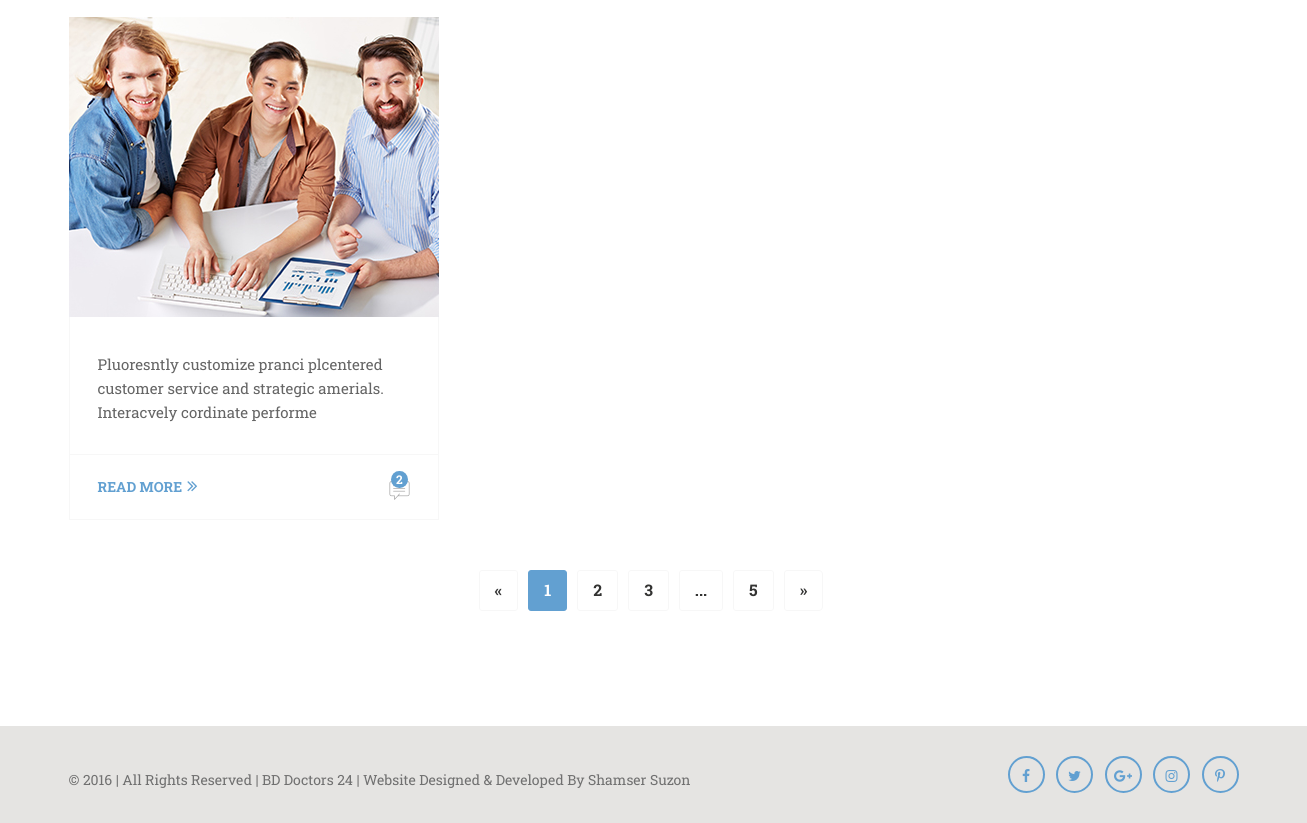
Page /archive.php (lower part) on the earlier database version.
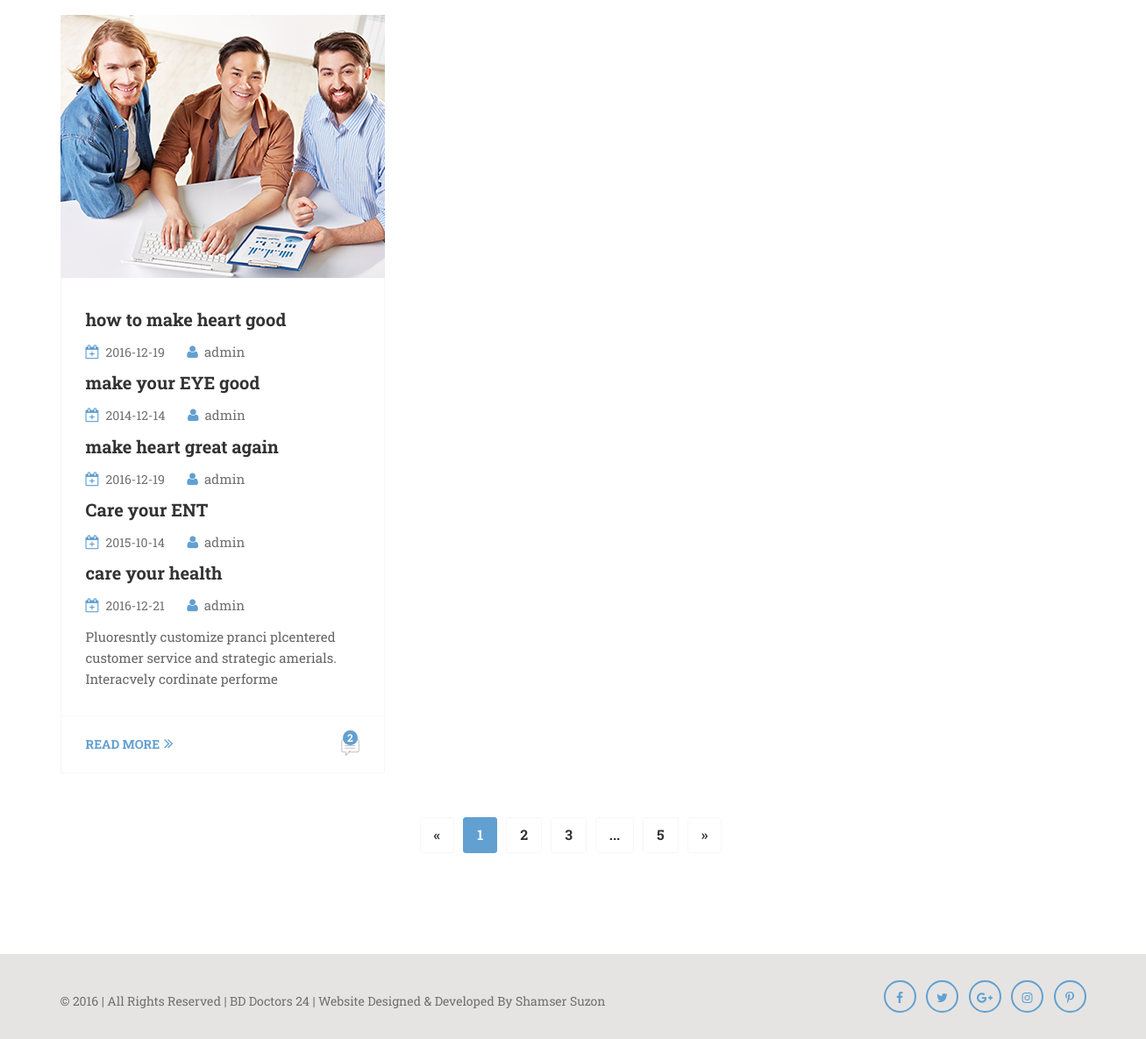
Same page on the later database version.
### tables this page shows
CREATE TABLE IF NOT EXISTS `blog` (
  `id` int(10) NOT NULL AUTO_INCREMENT,
  `post_by` varchar(100) DEFAULT NULL,
  `b_title` varchar(10000) DEFAULT NULL,
  `short_note` mediumtext NOT NULL,
  `m_content` text,
  `category` varchar(100) DEFAULT NULL,
  `f_image` varchar(100) NOT NULL,
  `date` varchar(100) DEFAULT NULL,
  `time` varchar(100) DEFAULT NULL,
  PRIMARY KEY (`id`)
);

### archive.php (the view, shortened to what this page needs)
<!doctype html>
<html class="no-js" lang="en">
<?php include ('connection.php');
extract($_POST);
extract($_GET);
?>
<head>
        <link rel="stylesheet" href="assets/css/normalize.css">
        <link rel="stylesheet" href="assets/css/main.css">
        <link rel="stylesheet" href="assets/css/bootstrap.min.css">
		<link rel="stylesheet" href="assets/font/flaticon.css">
		<link rel="stylesheet" href="assets/css/font-awesome.min.css">
		<link rel="stylesheet" href="assets/css/camera.css">
		<link rel="stylesheet" href="assets/css/animate.css">
		<link rel="stylesheet" href="assets/css/jquery.fancybox.css">
		<link rel="stylesheet" href="assets/css/swiper.min.css" />
		<link rel="stylesheet" href="assets/css/jquery.nstSlider.css" />
		<link rel="stylesheet" href="assets/css/flexslider.css" />
		<link rel="stylesheet" href="assets/css/style.css" />
		<link rel="stylesheet" href="assets/css/responsive.css" />
    </head>
    <body>
		<section class="section home-blog-section single-blog-page">
			<div class="container">
				<div class="row">
					<div class="row">
						<div class="col-sm-4 col-xs-12">
							<div class="single-blog-box">
								<div class="single-blog-box-img">
									<a href="blog-single-page.php"><img src="images/home-blog-one.jpg" alt="" /></a>
								</div>
								<div class="blog-content">
                                    <?php
                                    $sql="select * from blog WHERE date like '%$yr%'";
                                    $result=mysqli_query($con,$sql);
                                    while ($row=mysqli_fetch_array($result)) {
                                        ?>
                                        <h3><a href="blog-single-page.php?id=<?php echo $row['id']?>"><?php echo $row['b_title'] ?> </a></h3>
                                        <div class="post-meta">
                                            <span><i class="fa fa-calendar-plus-o" aria-hidden="true"></i><?php echo $row['date'] ?></span>
                                            <span><i class="fa fa-user" aria-hidden="true"></i><a
                                                        href="#"><?php echo $row['post_by'] ?></a></span>
                                        </div>
                                        <?php
                                    }?>
									<div class="post-excerpt">
										<p>Pluoresntly customize pranci plcentered  customer service and strategic amerials. Interacvely cordinate performe</p>
									</div>
								</div>
								<div class="read-more-box">
									<a href="blog-single-page.php" class="read-more">read more<i class="fa fa-angle-double-right" aria-hidden="true"></i></a>
									<div class="comment-count">
										<span class="comment-number">2</span>
										<span class="flaticon-interface"></span>
									</div>
								</div>
							</div>
						</div>
				</div>
				<div class="row">
					<div class="pagination-div">
						<ul class="pagination">
							<li class="disabled"><a href="#" aria-label="Previous"><span aria-hidden="true">&laquo;</span></a></li>
							<li class="active"><a href="#">1</a></li>
							<li><a href="#">2</a></li>
							<li><a href="#">3</a></li>
							<li><a href="#" class="pagination-dot-dot">...</a></li>
							<li><a href="#">5</a></li>
							<li><a href="#" aria-label="Next"><span aria-hidden="true">»</span></a></li>
						</ul>
					</div>
				</div>
				</div>
			</div>
		</section>
			<div class="footer-bottom">
				<div class="container">
					<div class="row">
						<div class="copyright-text">
							<p>&copy; 2016 | All Rights Reserved | <a href="index.html">BD Doctors 24</a> | Website Designed & Developed By <a target="_blank" href="http://shamsersindex.com/">Shamser Suzon</a></p>
						</div>
						<div class="social-icon">
							<ul>
								<li><a href="#"><i class="fa fa-facebook" aria-hidden="true"></i></a></li>
								<li><a href="#"><i class="fa fa-twitter" aria-hidden="true"></i></a></li>
								<li><a href="#"><i class="fa fa-google-plus" aria-hidden="true"></i></a></li>
								<li><a href="#"><i class="fa fa-instagram" aria-hidden="true"></i></a></li>
								<li><a href="#"><i class="fa fa-pinterest-p" aria-hidden="true"></i></a></li>
							</ul>
						</div>
					</div>
				</div>
			</div>
    </body>
</html>

Differences in the rows shown:
added blog: b_title "how to make heart good", date "2016-12-19", post_by "admin"
added blog: b_title "make your EYE good", date "2014-12-14", post_by "admin"
added blog: b_title "make heart great again", date "2016-12-19", post_by "admin"
added blog: b_title "Care your ENT", date "2015-10-14", post_by "admin"
added blog: b_title "care your health", date "2016-12-21", post_by "admin"
